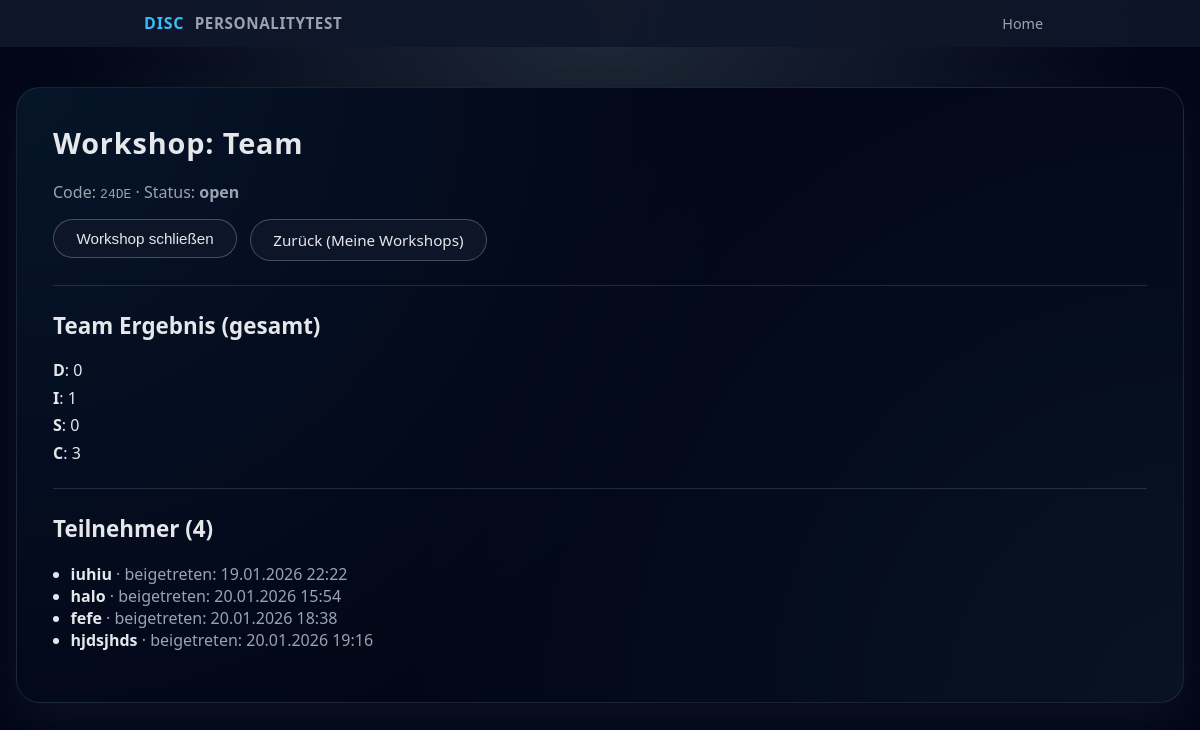
Page /workshops/24DE/host (signed in) on the earlier database version.
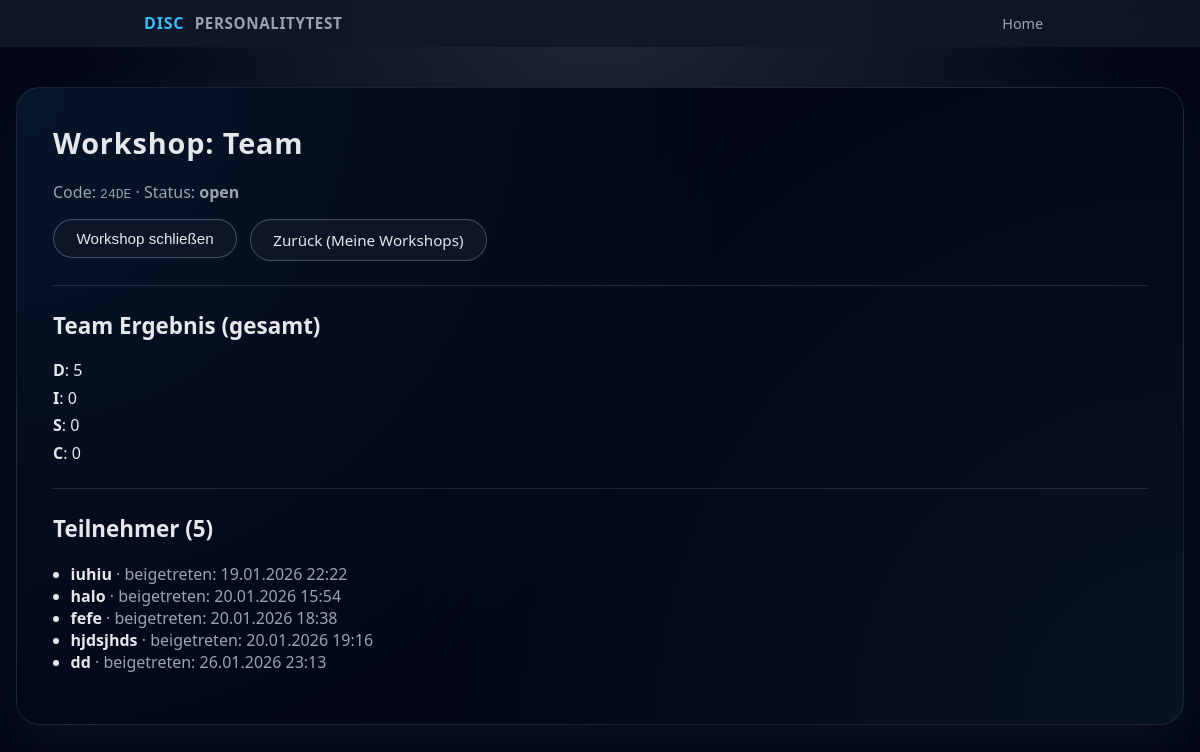
Same page on the later database version.
### models.py (models this page shows)
class Participant(db.Model):
    __tablename__ = "participants"
    id = db.Column(db.Integer, primary_key=True)
    name = db.Column(db.String(120), nullable=False)
    participant_token = db.Column(db.String(64), unique=True, nullable=False)
    joined_at = db.Column(db.DateTime, default=datetime.utcnow, nullable=False)
    workshop_id = db.Column(db.Integer, db.ForeignKey("workshops.id"), nullable=False)
    workshop = db.relationship("Workshop", back_populates="participants")
    answers = db.relationship("Answer", back_populates="participant", cascade="all, delete-orphan")

### app.py (the view)
@app.route("/workshops/<code>/host", methods=["GET"])
def host_dashboard(code):
    if not require_host_login():
        return redirect(url_for("login_get"))
    workshop = Workshop.query.filter_by(code=code, host_id=session["host_id"]).first_or_404() #Workshop des eingeloggten Hosts holen
    participants = Participant.query.filter_by(workshop_id=workshop.id).order_by(Participant.joined_at.asc()).all() #Teilnehmer des Workshops holen
    team_counts = {"D": 0, "I": 0, "S": 0, "C": 0}
    team_ties = 0
    all_answers = (
        db.session.query(Answer, Question)
        .join(Question, Answer.question_id == Question.id)
        .filter(Answer.workshop_id == workshop.id)
        .all()
    )
    participant_scores = {}
    for a, q in all_answers:
        participant_scores.setdefault(
            a.participant_id,
            {"D": 0, "I": 0, "S": 0, "C": 0}
        )
        participant_scores[a.participant_id][q.dimension] += a.value
    for scores in participant_scores.values():
        dominant = dominant_types(scores)
        if len(dominant) == 1:
            team_counts[dominant[0]] += 1
        elif len(dominant) > 1:
            team_ties += 1
    return render_template(
        "host_dashboard.html",
        workshop=workshop,
        participants=participants,
        team_results=team_counts,
        team_ties=team_ties,
    )

### app.py (called while the page is built)
def dominant_types(scores):
    if not scores:
        return []
    max_value = max(scores.values())
    return [key for key, value in scores.items() if value == max_value]

def require_host_login():
    return "host_id" in session

### templates/host_dashboard.html (shortened to what this page needs)
{% extends "base.html" %}
{% block content %}
<h1>Workshop: {{ workshop.title }}</h1>
<p>
  Code: <code>{{ workshop.code }}</code> · Status:
  <strong>{{ workshop.status }}</strong>
</p>
<div class="btn-row" style="margin-top: 1rem;">
  <form method="POST" action="{{ url_for('workshop_toggle', code=workshop.code) }}" style="margin:0;">
    {% if workshop.status == "open" %}
      <button class="btn btn-secondary" type="submit">Workshop schließen</button>
    {% else %}
      <button class="btn btn-primary" type="submit">Workshop öffnen</button>
    {% endif %}
  </form>
  <a class="btn btn-secondary" href="{{ url_for('dashboard') }}">Zurück (Meine Workshops)</a>
</div>
<hr style="margin: 1.5rem 0; border: 0; border-top: 1px solid rgba(148,163,184,0.2);">
<h2>Team Ergebnis (gesamt)</h2>
<ul class="results-list">
  <li><strong>D</strong>: {{ team_results["D"] }}</li>
  <li><strong>I</strong>: {{ team_results["I"] }}</li>
  <li><strong>S</strong>: {{ team_results["S"] }}</li>
  <li><strong>C</strong>: {{ team_results["C"] }}</li>
</ul>
<hr style="margin: 1.5rem 0; border: 0; border-top: 1px solid rgba(148,163,184,0.2);">
<h2>Teilnehmer ({{ participants|length }})</h2>
{% if participants|length == 0 %}
  <p>Noch keine Teilnehmer beigetreten.</p>
{% else %}
  <ul>
    {% for p in participants %}
      <li>
        <strong>{{ p.name }}</strong>
        <span style="color: var(--muted);">· beigetreten: {{ p.joined_at.strftime("%d.%m.%Y %H:%M") }}</span>
      </li>
    {% endfor %}
  </ul>
{% endif %}
{% endblock %}

Differences in the rows shown:
added Participant: name "dd", joined_at "26.01.2026 23:13"
Other differences:
{{ team_results["D"] }}: "0" → "5"
{{ team_results["I"] }}: "1" → "0"
{{ team_results["C"] }}: "3" → "0"
{{ participants|length }}: "4" → "5"
